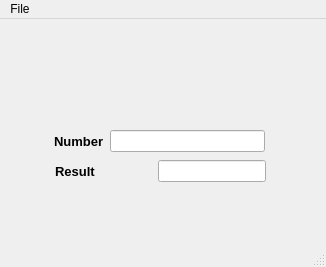
<?xml version="1.0" encoding="UTF-8"?>
<ui version="4.0">
 <class>MainWindow</class>
 <widget class="QMainWindow" name="MainWindow">
  <property name="geometry">
   <rect>
    <x>0</x>
    <y>0</y>
    <width>326</width>
    <height>267</height>
   </rect>
  </property>
  <property name="contextMenuPolicy">
   <enum>Qt::CustomContextMenu</enum>
  </property>
  <property name="windowTitle">
   <string>MainWindow</string>
  </property>
  <widget class="QWidget" name="centralwidget">
   <widget class="QWidget" name="layoutWidget">
    <property name="geometry">
     <rect>
      <x>54</x>
      <y>110</y>
      <width>211</width>
      <height>24</height>
     </rect>
    </property>
    <layout class="QHBoxLayout" name="horizontalLayout">
     <item>
      <widget class="QLabel" name="label">
       <property name="font">
        <font>
         <family>Arial</family>
         <pointsize>10</pointsize>
         <weight>75</weight>
         <bold>true</bold>
        </font>
       </property>
       <property name="text">
        <string>Number</string>
       </property>
      </widget>
     </item>
     <item>
      <widget class="QLineEdit" name="t1"/>
     </item>
    </layout>
   </widget>
   <widget class="QWidget" name="layoutWidget">
    <property name="geometry">
     <rect>
      <x>55</x>
      <y>140</y>
      <width>211</width>
      <height>24</height>
     </rect>
    </property>
    <layout class="QHBoxLayout" name="horizontalLayout_2">
     <item>
      <widget class="QLabel" name="label_2">
       <property name="font">
        <font>
         <family>Arial</family>
         <pointsize>10</pointsize>
         <weight>75</weight>
         <bold>true</bold>
        </font>
       </property>
       <property name="text">
        <string>Result</string>
       </property>
      </widget>
     </item>
     <item>
      <spacer name="horizontalSpacer">
       <property name="orientation">
        <enum>Qt::Horizontal</enum>
       </property>
       <property name="sizeHint" stdset="0">
        <size>
         <width>40</width>
         <height>20</height>
        </size>
       </property>
      </spacer>
     </item>
     <item>
      <widget class="QLineEdit" name="t2"/>
     </item>
    </layout>
   </widget>
  </widget>
  <widget class="QMenuBar" name="menubar">
   <property name="geometry">
    <rect>
     <x>0</x>
     <y>0</y>
     <width>326</width>
     <height>26</height>
    </rect>
   </property>
   <widget class="QMenu" name="menuFile">
    <property name="title">
     <string>File</string>
    </property>
    <addaction name="actionSquare"/>
    <addaction name="actionSqrtRoot"/>
    <addaction name="separator"/>
    <addaction name="actionCube"/>
    <addaction name="actionCubeRoot"/>
    <addaction name="separator"/>
    <addaction name="actionQuit"/>
   </widget>
   <addaction name="menuFile"/>
  </widget>
  <widget class="QStatusBar" name="statusbar"/>
  <action name="actionSquare">
   <property name="text">
    <string>Square</string>
   </property>
   <property name="shortcut">
    <string>Alt+S</string>
   </property>
  </action>
  <action name="actionCube">
   <property name="text">
    <string>Cube</string>
   </property>
  </action>
  <action name="actionSqrtRoot">
   <property name="text">
    <string>SqrtRoot</string>
   </property>
  </action>
  <action name="actionCubeRoot">
   <property name="text">
    <string>CubeRoot</string>
   </property>
  </action>
  <action name="actionQuit">
   <property name="text">
    <string>Quit</string>
   </property>
  </action>
 </widget>
 <resources/>
 <connections/>
</ui>
